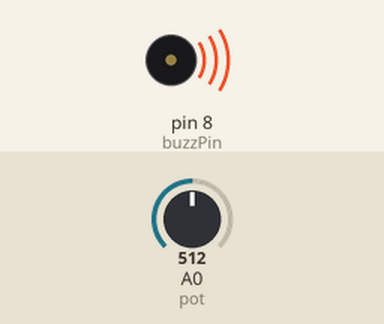
A sketch run on a simulated Arduino Uno, built with avr-gcc and run on an emulated ATmega328P. Shown: buzzer (waves = sounding). The test bench sets the inputs (shaded band); at power-on: A0 (pot) = 512. What the sketch prints to the serial monitor is not drawn.

Above: at 0.1 s.
Timing chart, 0 to 1.6 s (numbered marks = the images above):
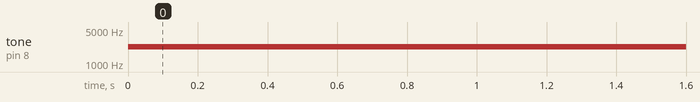

Measured:
- by itself, tone on pin 8 (buzzPin): silent → 2251 Hz at 0.00 s

The sketch:

buzzer.ino
```cpp
// Pin Definitions
const int buzzPin = 8;  // Connect the (+) leg of buzzer to Pin 8
const int dt = 200;     // Short delay for a "beep" effect
int pot = A0;

int num;

void setup() {
  Serial.begin(9600);
  pinMode(buzzPin, OUTPUT);
  pinMode(pot,INPUT);
}


void loop() {
  // Check if user has typed anything
  int val = analogRead(pot);
  val = map(val,0,1023,500,4000);

  tone(buzzPin,val);
  Serial.print("Value is: ");
  Serial.println(val);
  delay(100);

}

// Function to handle the beeping logic
void triggerAlarm() {
  for (int i = 0; i <= 5500; i+=500) {
    Serial.print("Playing: ");
    Serial.println(i);
    tone(buzzPin, i); // Turn ON
    delay(dt);                   // Wait
    noTone(buzzPin);  // Turn OFF
    delay(dt);                   // Wait
  }
}
```
